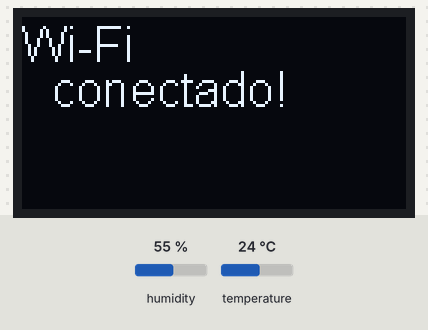
This sketch was run on a simulated ESP8266 (Wemos D1 mini). On the bench: 128×64 one-colour display. The inputs (shaded band) are chosen by the test bench; at power-on: humidity 55 %, temperature 24 °C. WiFi joins after 1.5 s; servers stay silent unless stated; network time is answered at once with the bench clock; the local clock reads 2024-03-15 10:24:30 at power-on unless the sketch sets it; what the sketch prints to the serial monitor is not drawn.

Above: at 30.0 s.
At 35.9 s:
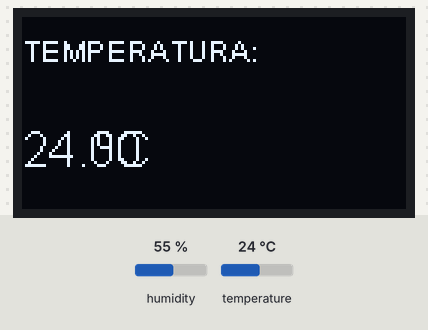
At 46.0 s:
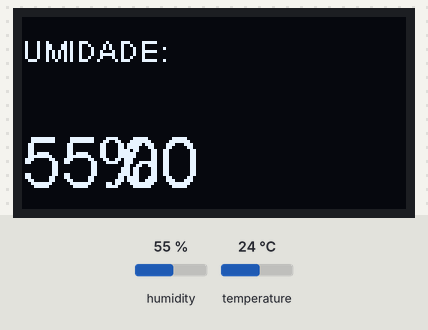
At 56.6 s:
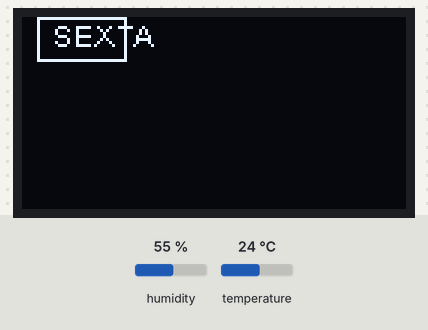
At 91.4 s:
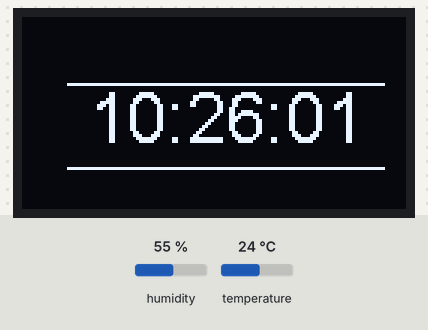
At 126.3 s:
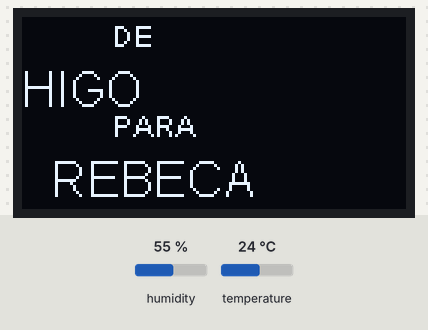

The sketch:

wemos_oled_battery_SMS_NTP_DHT11_ver4.2.ino
```cpp
/*************************************************************************************
   O SOFTWARE É FORNECIDO GRATUITAMENTE, SEM GARANTIA DE QUALQUER TIPO, EXPRESSA
   OU IMPLÍCITA, DE GARANTIA, RESSALVADAS ÀS GARANTIAS DE COMERCIALIZAÇÃO E NÃO
   VIOLAÇÃO DOS DIREIOTS AUTORAIS. EM NENHUMA CIRCUNSTÂNCIA, O TITULAR DOS DIREITOS
   AUTORAIS PODE SER RESPONSABILIZADO POR QUAISQUER DANOS OU UTILIZAÇÃO INDEVIDA
   DESTE.
  ************************************************************************************
   Embutido na placa, há um display OLED 0,96", 128x64, monocromático. Este possui
   comunicação I2C e está ligado ao ESP8266 Wemos por meio de 3 fios:
   SDA no GPIO4   (para dados)
   SCL no GPIO15  (para o clock)
   RST no GPIO16 (para o reset e inicio do display)

  **************************************BIBLIOTECAS************************************
  *************************************************************************************/
#include <Wire.h>
#include <ESP8266WiFi.h>
#include <ESP8266WiFiMulti.h>
#include <WiFiUdp.h>
#include <NTPClient.h>
#include "SSD1306Wire.h"
#include <DHT.h>

// Configuração do Display OLED
SSD1306Wire  display(0x3c, 5, 4);

#define pinLED 16

#define pinDHT 10
#define DHTTYPE DHT11

DHT dht(10, DHT11);
float umidade, celsius, fahrenheit;
// Definição da conexão Wi-Fi

char ssid []  = ")o,0(";
char password [] = "riko1234";


// Definição do Servidor NTP
WiFiUDP udp;
NTPClient ntp(udp, "a.st1.ntp.br", -3 * 3600, 60000);
//Dia da semana de 0 a 6, sendo 0 o domingo
char semana[7][12] = {"DOMINGO", "SEGUNDA", "TERÇA", "QUARTA", "QUINTA", "SEXTA", "SÁBADO"};

//Time stamp do NTP se encontra nos primeiros 48 bytes da mensagem
//const int NTP_PACKET_SIZE = 48;
//Buffer para armazenar os pacotes transmitidos e recebidos
//byte NTPBuffer[NTP_PACKET_SIZE];


String tempo, data;

int redes;
int contador = 0;

void setup() {
  // Inicializaçaõ do monitor serial e definição da velocidade de transmissão
  Serial.begin(115200);
  delay(15);
  pinMode(pinLED, LOW);
  // Inicialização do display OLED e definição do modo de exibição
  displayAnimado();
  delay(15);
  conectarWLAN();
  delay(15);
  //Iniciar o sensor DHT11
  dht.begin();
  delay(15);
  //Iniciar o cliente NTP e ajustar a hora
  ntp.begin();
  delay(15);
  ntp.update();
  //sendNTPpacket(timeServerIP);
}

void grafico()
{
  display.setTextAlignment(TEXT_ALIGN_CENTER);
  for (int d = 0; d <= 100; d++)
  {
    //Desenha a barra de progresso
    display.drawProgressBar(0, 32, 120, 10, d);
    display.drawString(64, 15, String(d) + "%");
    display.display();
    delay(19);
    display.clear();
  }
}

void medirWLAN()
{

  /********************************************************************************************
     O Indicador de Potência do Sinal Recebido ou, simplesmente, RSSI mede a força do sinal
     de uma rede sem fio dentro de ambiente fechado ou aberto, segundo a norma IEEE 802.11.
     A escala RSSI representa a qualidade relativa do sinal recebido no dispositivo. Quanto
     maior o valor, maior é a intensidade do sinal. A escala varia entre -120 (mais fraco ou
     sinal inexistente) e 0 (mais forte). Normalmente, o sinal é utilizável quando acima de
     -75, sendo que acima de -50 pode ser considerado perfeito.
   ********************************************************************************************/

  display.setTextAlignment(TEXT_ALIGN_LEFT);
  display.setFont(ArialMT_Plain_16);
  for (int h = 0; h < 20; h++)
  {
    display.drawString(25, 0, ssid);
    display.drawString(0, 20, "RSSI: ");
    //display.drawString(15, 20, String (WiFi.RSSI());

    //Desenha a barra de progresso
    display.drawProgressBar(0, 32, 120, 10, 100);
    display.drawString(64, 15, String(WiFi.RSSI() - 100) + "%");
    display.display();
    delay(150);
    display.clear();
  }
}

void ajustarHora()
{
  digitalWrite(pinLED, LOW);
  delay(100);
  digitalWrite(pinLED, HIGH);
  delay(250);
  display.setTextAlignment(TEXT_ALIGN_LEFT);
  if (WiFi.status() == WL_CONNECTED)
  {
    digitalWrite(pinLED, LOW);
    delay(100);
    digitalWrite(pinLED, HIGH);
    delay(100);

    int e = 0;
    while (!ntp.update())
    {
      Serial.print(".");

      display.drawString(e, 10, ".");
      e += 5;
      display.display();
      delay(100);
      display.clear();
      digitalWrite(pinLED, LOW);
      delay(100);
      digitalWrite(pinLED, HIGH);
      delay(100);
      ntp.forceUpdate();
    }
  }
  else
  {
    display.drawString(0, 0, "Falha ao obter a hora!");
    delay(2000);
    display.drawString(0, 20, "Erro de conexão...");
    delay (10000);
    return;
  }

}
void conectarWLAN()
{

  //Inicializaçaõ da conexão com a rede WLAN
  WiFi.mode(WIFI_STA);
  WiFi.begin(ssid, password);
  delay(50);

  Serial.println();
  Serial.println();
  Serial.print("CONECTANDO...");
  Serial.println(ssid);
  delay(1500);

  display.setTextAlignment(TEXT_ALIGN_LEFT);
  display.drawString(0, 15, "CONECTANDO...");
  display.display();
  delay(2000);
  display.clear();
  int b = 0;
  int c = 10;
  while (WiFi.status() != WL_CONNECTED)
  {
    Serial.print(".");

    display.drawString(b, c, ".");
    b += 5;
    if (b == 50)
    {
      c += 5;
      /*
         i ++;
        delay(500);
        Serial.print(".");
        display.drawString((3 + i * 2), 35, "." );
        display.display();
      */
    }

  }
  Serial.println();
  Serial.println("Done!");
  Serial.println("Wi-Fi connected");
  Serial.println("IP address: ");
  Serial.println(WiFi.localIP());
  Serial.print("Máscara de rede: ");
  Serial.println(WiFi.subnetMask());
  Serial.print("Gateway: ");
  Serial.println(WiFi.gatewayIP());
  delay(2000);
  grafico();
  display.setTextAlignment(TEXT_ALIGN_LEFT);
  display.drawString(0, 0, "Wi-Fi ");
  display.drawString(10, 15, "conectado!");
  display.display();
  delay(2000);
  display.clear();
  medirWLAN();
  display.display();
  delay(500);
  display.clear();
}

void displayAnimado()
{
  display.init();
  display.flipScreenVertically();
  display.setFont(ArialMT_Plain_16);
  //display.drawXbm(posX, posY, frame1_width, frame1_height, frame1_bits);
  display.display();
  display.setTextAlignment(TEXT_ALIGN_LEFT);
  //Desenha um quadrado
  display.drawRect(12, 12, 30, 30);
  //Desenha um quadrado cheio
  display.fillRect(20, 20, 35, 35);
  //Desenha circulos
  for (int a = 1; a < 8; a++)
  {
    display.drawCircle(92, 32, a * 3);
    delay(3000);
    display.clear();
  }
}

void exibirSMS()
{
  display.setTextAlignment(TEXT_ALIGN_LEFT);
  display.setFont(ArialMT_Plain_16);  //Define fonte e tamanho da letra
  display.drawString (0, 5, "MENSAGEM");
  display.drawString (0, 22, "URGENTE!");
  display.display();
  delay(3000);
  display.clear();
  display.setFont(ArialMT_Plain_10);
  display.drawString (30, 0, "DE");
  display.setFont(ArialMT_Plain_16);
  display.drawString (0, 15, "HIGO");
  display.setFont(ArialMT_Plain_10);
  display.drawString (30, 30, "PARA");
  display.setFont(ArialMT_Plain_16);
  display.drawString (10, 45, "REBECA");
  display.display();
  delay(3000);
  display.clear();

  for (uint8_t i = 0; i < 3; i++)
  {
    for (int16_t j = -127; j < 192; j++)
    {
      if (j == 164)
      {
        display.setFont(ArialMT_Plain_16);
        display.drawString(j - 164, 12 * i, "SAUDADES!!!");
        display.display();
        delay(3000);
        display.clear();
      }
      if (j == 10)
      {
        display.setFont(ArialMT_Plain_10);
        display.drawString(j, 11, "DESDE QUE NASCEU,");
        delay(2000);
        display.drawString(j + 17, 22, "MEU CORAÇÃO");
        delay(2000);
        display.drawString(j + 35, 33, "É SEU!");
        display.display();
        delay(4000);
        display.clear();
      }
      else
      {
        display.setFont(ArialMT_Plain_16);
        display.drawString(j, 31, "EU TE AMO!");
        display.display();
        delay(17);
        display.clear();
      }
    }
  }
}

void buscarWLAN()
{
  display.setTextAlignment(TEXT_ALIGN_LEFT);
  display.setFont(ArialMT_Plain_16);
  display. drawString(0, 10, "BUSCANDO...");
  redes = WiFi.scanNetworks();
  display.display();
  delay(1000);
  display.clear();

  for (int l = 0; l < redes; l++)
  {
    display.drawString(0, 5, "WLAN: ");
    display.drawString(0, 15, WiFi.SSID(l));
    display.drawString(0, 30, "RSSI: ");
    display.drawString(20, 30, String(WiFi.RSSI(l)));
    display.display();
    delay(2000);
    display.clear();
  }
}

void dht11()
{

  //Teste de funcionalidade do DHT11
  if (isnan(umidade) || isnan(celsius) || isnan(fahrenheit) )
  {
    Serial.println(F("Falhou a leitura do sensor DHT!"));
    display.println("Falhou a leitura do sensor DHT!");
    display.display();
    delay(3000);
    display.clear();
    return;
  }

  display.setTextAlignment(TEXT_ALIGN_LEFT);

  celsius = dht.readTemperature();
  display.setFont(ArialMT_Plain_10);
  display.drawString(0, 5, "TEMPERATURA: ");
  display.setFont(ArialMT_Plain_16);
  display.drawString(0, 35, String(celsius));
  display.drawString (25, 35, "ºC");
  display.display();
  delay(5000);
  display.clear();

  fahrenheit = dht.readTemperature(true);
  display.setFont(ArialMT_Plain_10);
  display.drawString(0, 5, "TEMPERATURA: ");
  display.setFont(ArialMT_Plain_24);
  display.drawString(0, 35, String(fahrenheit));
  display.drawString (25, 35, "ºF");
  display.display();
  delay(5000);
  display.clear();

  umidade = dht.readHumidity();
  display.setFont(ArialMT_Plain_10);
  display.drawString(0, 5, "UMIDADE: ");
  display.setFont(ArialMT_Plain_24);
  display.drawString(0, 35, String(umidade));
  display.drawString (25, 35, "%");
  display.display();
  delay(5000);
  display.clear();

  //Exibição de dados do sensor DHT11 no monitor serial
  Serial.print(F("UMIDADE: "));
  Serial.print(umidade);
  Serial.println(F("%"));
  Serial.println ("");
  Serial.print ("TEMPERATURA: ");
  Serial.print(celsius);
  Serial.println(F("°C"));
  Serial.println ("");
  Serial.print(fahrenheit);
  Serial.println(F("°F"));
  delay(5000);
  Serial.println ("");
}

void loop()
{
  contador++;
  /*

    int resultado = DHT.acquireAndWait(0);
    switch (resultado)
    {
    case DHTLIB_OK:
      Serial.println("OK");
      break;
    case DHTLIB_ERROR_CHECKSUM:
      Serial.println("Error\n\r\tChecksum error");
      break;
    case DHTLIB_ERROR_ISR_TIMEOUT:
      Serial.println("Error\n\r\tISR time out error");
      break;
    case DHTLIB_ERROR_RESPONSE_TIMEOUT:
      Serial.println("Error\n\r\tResposta time out error");
      break;
    case DHTLIB_ERROR_DATA_TIMEOUT:
      Serial.println("Error\n\r\tData time out error");
      break;
    case DHTLIB_ERROR_ACQUIRING:
      Serial.println("Error\n\r\tAquisição");
      break;
    case DHTLIB_ERROR_DELTA:
      Serial.println("Error\n\r\tVariação de tempo muito curto");
      break;
    case DHTLIB_ERROR_NOTSTARTED:
      Serial.println("Error\n\r\tNão iniciado");
      break;
    default:
      Serial.println("Erro desconhecido");
      break;
    }
  */
  if (contador == 10) {
    dht11();
    contador = 0;
    if (tempo == "07:00:00" or "19:00:00")
    {
      ajustarHora();
    }
    // Variável que armazena hora atualizada no formato gregoriano
    tempo = ntp.getFormattedTime();


    Serial.print(semana[ntp.getDay()]);
    Serial.println(", ");

    display.setFont(ArialMT_Plain_10);
    display.drawRect(5, 0, 30, 15);
    display.drawString(10, 0, semana[ntp.getDay()]);
    display.setFont(ArialMT_Plain_24);
    display.drawString(22, 20, String(data));
    display.display(); // Escreve as informações da lista de escrita no display
    delay(5000);
    display.clear();


    for (int g = 0; g < 120; g++)
    {
      Serial.print(ntp.getHours());
      Serial.print(":");
      Serial.print(ntp.getMinutes());
      Serial.print(":");
      Serial.println(ntp.getSeconds());
      display.drawLine(15, 22, 120, 22); // Adiciona uma linha à lista de escrita do display
      display.setFont(ArialMT_Plain_24);
      display.drawString(22, 20, ntp.getFormattedTime());
      display.drawLine(15, 50, 120, 50); // (x0, y0, x1, y1) Adiciona uma linha à lista de escrita do display
      display.display(); // Escreve as informações da lista de escrita no display
      delay(500);
      display.clear();
    }

    exibirSMS();
    buscarWLAN();
    //ESP.deepSleep(1 * 60000000);//Dorme por 1 Minuto (Deep-Sleep em Micro segundos).
  }
}
```

Measured:
- what the display in image 0 shows lasts 2.0 s, from 30.0 s to 32.0 s
- what the display in image 1 shows lasts 5.0 s, from 35.9 s to 40.9 s
- what the display in image 2 shows lasts 10.5 s, from 46.0 s to 56.5 s
- what the display in image 4 shows lasts 1.0 s, from 91.4 s to 92.4 s
- what the display in image 5 shows lasts 3.1 s, from 126.2 s to 129.3 s
